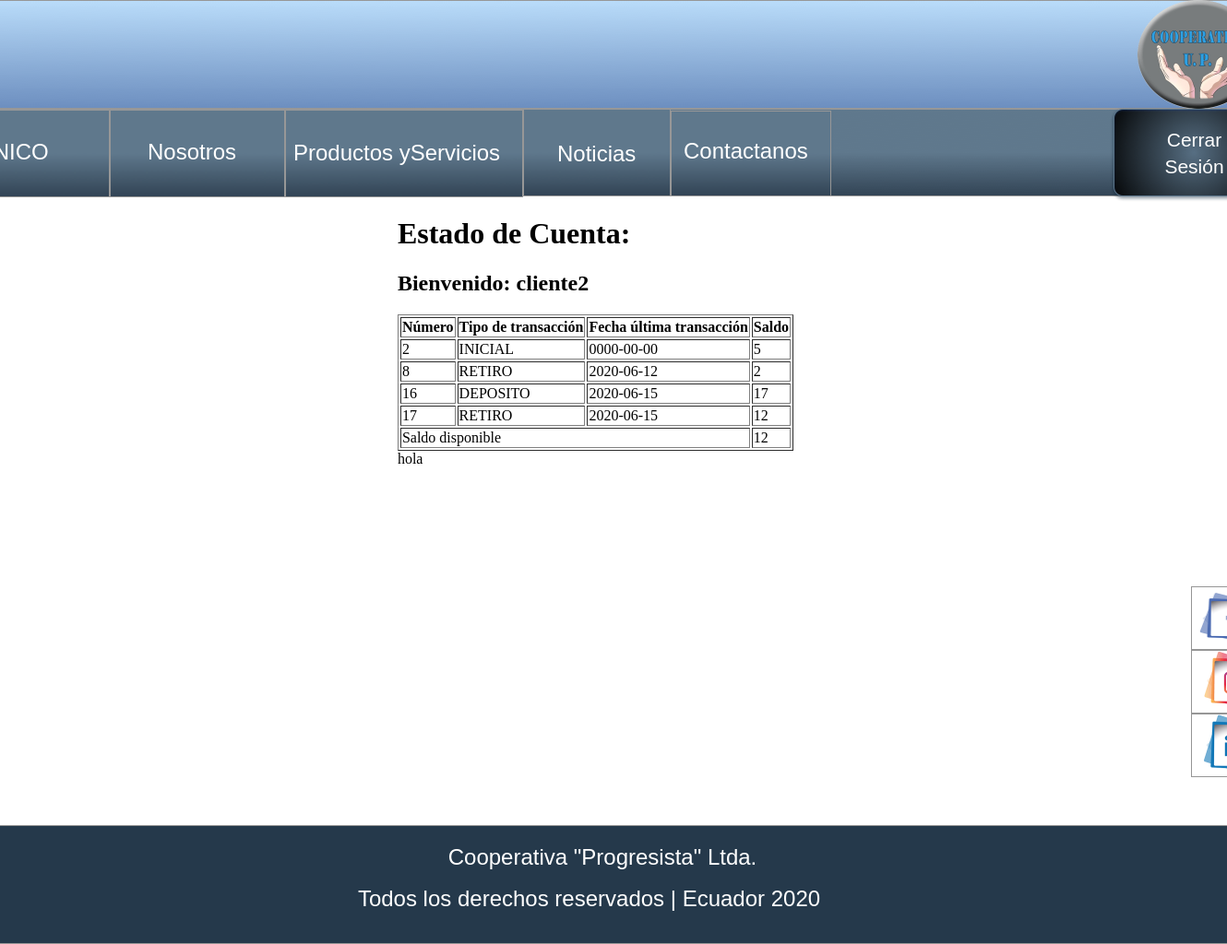
The app's page /Publica/coperativa/cajeroEstadoCuenta.php?usuario=cliente2 with its own data.
### tables this page shows
CREATE TABLE `estadocuentas` (
  `ect_id` int(11) NOT NULL,
  `ect_fecha` date NOT NULL,
  `ect_tipo_operacion` varchar(25) NOT NULL,
  `ect_saldo` float NOT NULL,
  `clientes_cli_cuenta_ahorros` int(11) NOT NULL
);

### sistemaCooperativa/conexiondb/conexiondb.php (called while the page is built, shortened)
<?php
class Conexion{
        private $conexion=null;
        private $host     =   'localhost';
        private $db       =   'cooperativadb';
        private $user     =   'root';
        private $password =   'WEcl0105801567';
     public function conectar()
    {
        $consql="mysql:host=".$this->host.";dbname=".$this->db.";charset=utf8";
        try{
            $this->conexion =   new PDO($consql,$this->user,$this->password);
            $this->conexion->setAttribute(PDO::ATTR_ERRMODE,PDO::ERRMODE_EXCEPTION);
        }catch(Exception $e){
            $this->conexion='Error de conexion';
            echo "ERROR: ".$e->getMessage();
        }catch(Exception $e){
            $this->conexion='Error de conexion';
        }finally{
            return $this->conexion;
        }
     }
}
?>

### sistemaCooperativa/controlador/usuarios/realizarEstadoCuenta.php (called while the page is built, shortened)
<?php
require_once '../../sistemaCooperativa/conexiondb/conexiondb.php';
class EstadoCuenta extends Conexion{
    public function listarEstadoCuenta($cliente){
        $sql = "select E.ect_id, E.ect_fecha, E.ect_tipo_operacion, E.ect_saldo  from estadocuentas  E , clientes C
        where C.usuarios_usu_usuario= '".$cliente."' AND E.clientes_cli_cuenta_ahorros=C.cli_cuenta_ahorros";
        $query=Conexion::conectar()->prepare($sql);
        $query->execute();
        return $query->fetchAll();
    }
}
?>

### Publica/coperativa/cajeroEstadoCuenta.php (the view, shortened to what this page needs)
<!DOCTYPE html>
<html>
    <head>
        <link href="./css/inicio.css" rel="stylesheet" type="text/css"/>
    </head>
    <body style="margin: 0;
 background: rgba(255, 255, 255, 1.0);">
        <div class="anima-container-center-horizontal">
            <div class="inicio anima-screen ">
                <div class="fondo-gHfdzk">
                    <div class="rectangle-xR2ake">
                    </div>
                </div>
                <div class="pie-de-pagina-dtfXso anima-flexbox-container">
                    <div class="cooperativa-progres-3E6yx3 font-class-1">
                        Cooperativa "Progresista" Ltda.
                    </div>
                    <div class="todos-los-derechos-r-88lQJw font-class-1">
                        Todos los derechos reservados | Ecuador 2020
                    </div>
                </div>
                <div class="cuerpo-W3vS2v anima-flexbox-container">
                    <div class="fondAdmi">
                        <div>
                            <h1>Estado de Cuenta: </h1>
                        </div>
                        <div>
                            <?php
                                $cliente = $_GET["usuario"];
                                echo"<h2>Bienvenido: $cliente</h2>";
                            ?>
                            <div class="contenedorTablas">
                            <table border="1">
                                <tr>
                                <th>Número </th>
                                <th>Tipo de transacción</th>
                                <th>Fecha última transacción</th>
                                <th>Saldo</th>
                                </tr>
                                <?php
                                require_once "../../sistemaCooperativa/controlador/usuarios/realizarEstadoCuenta.php";
                                $ect=new EstadoCuenta();
                                $saldo=0;
                                foreach($ect->listarEstadoCuenta($cliente) as $key =>$value){
                                    $saldo=$value['ect_saldo'];
                                ?>
                                <tr>
                                <td><?php  echo $row=$value['ect_id'] ?></td>
                                <td><?php  echo $row=$value['ect_tipo_operacion'] ?></td>
                                <td><?php  echo $row=$value['ect_fecha'] ?></td>
                                <td><?php  echo $row=$value['ect_saldo'] ?></td>
                                </tr>
                                <?php
                                    } ?>
                                <tr><td colspan="3">Saldo disponible</td>
                                <td><?php echo $saldo ?></td>
                                </tr>
                                </table>
                            </div>
                            <div>hola</div>
                        </div>
                    </div>
                </div>
                <div class="encabesado-jjxew7">
                    <img class="rectangle-rCREGI" src="./img/inicio-rectangle-5.png"/>
                    <a href="inicio.html">
                        <img class="rectangle-91Pcc3" src="./img/inicio-rectangle-7@2x.png"/>
                    </a>
                    <div class="inico-Q4q8Pi font-class-1">
                        INICO
                    </div>
                    <a href="nosotros.html">
                        <img class="rectangle-rfFNEM" src="./img/nosotros-rectangle-3@2x.png"/>
                    </a>
                    <div class="nosotros-ip8ni7 font-class-1">
                        Nosotros
                    </div>
                    <a href="contactenos.html">
                        <img class="rectangle-A7bZhs" src="./img/contactenos-rectangle-4@2x.png"/>
                    </a>
                    <div class="contactanos-FpFxEv font-class-1">
                        Contactanos
                    </div>
                    <a href="noticias.html">
                        <img class="rectangle-zP8AVO" src="./img/noticias-rectangle-5@2x.png"/>
                    </a>
                    <div class="noticias-TCxFzP font-class-1">
                        Noticias
                    </div>
                    <a href="productoyservicios.html">
                        <img class="rectangle-bGRHnJ" src="./img/contactenos-rectangle-6@2x.png"/>
                    </a>
                    <div class="productos-y-servicios-uRxy3W font-class-1">
                        Productos yServicios
                    </div>
                    <img class="whats-app-image-2020-05-14-at-8-07-51-pm-E33ASQ" src="./img/login-whatsapp-image-2020-05-14-at-80751-pm@2x.png"/>
                    <div class="boton-CkmsDY">
                        <a href="login.html">
                            <img class="rectangle-6CDbpr" src="./img/noticias-rectangle-7@2x.png"/>
                        </a>
                        <div class="coprerativa-virtual-mH4mCL font-class-3">
                            Cerrar <br />Sesión
                        </div>
                    </div>
                </div>
                <div class="iconos-2-Vlaxun anima-flexbox-container">
                    <div class="overlap-group6-nxjBjH">
                        <img class="iconos-3-v7TSqb" src="./img/inicio-iconos-3@2x.png"/>
                    </div>
                    <div class="overlap-group7-0KByYh">
                        <img class="iconos-4-DcyczL" src="./img/inicio-iconos-4@2x.png"/>
                    </div>
                    <div class="overlap-group5-ypHxwY">
                        <img class="iconos-xr2DH6" src="./img/inicio-iconos@2x.png"/>
                    </div>
                </div>
            </div>
        </div>
    </body>
</html>

### records on screen
estadocuentas: ect_id "2", ect_tipo_operacion "INICIAL", ect_fecha "0000-00-00", ect_saldo "5"
estadocuentas: ect_id "8", ect_tipo_operacion "RETIRO", ect_fecha "2020-06-12", ect_saldo "2"
estadocuentas: ect_id "16", ect_tipo_operacion "DEPOSITO", ect_fecha "2020-06-15", ect_saldo "17"
estadocuentas: ect_id "17", ect_tipo_operacion "RETIRO", ect_fecha "2020-06-15", ect_saldo "12"

### other values on screen
$cliente "cliente2"
